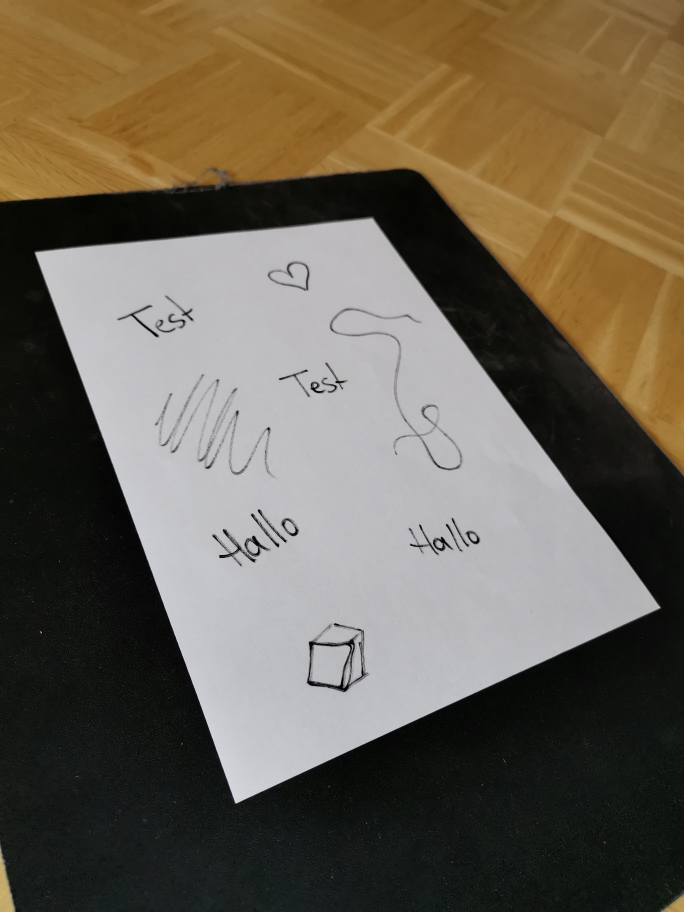
#> input picture src/images/doc2.jpg, 2736 x 3648 px, found by its file name (shown at 1/4 size)
$ python scanner_example.py
#> lines starting #> are read from the running program, lines starting #| are printed output that depends on the picture; after the words box and inside, x2 and y2 are one past the last pixel; in counts of white or black regions, pixels touching at a corner belong together
import cv2
from cv2 import imshow
from cv2 import imwrite
import os
import numpy as np
from imutils.perspective import four_point_transformpytho
print(cv2.__version__)

img_path = os.path.join("src","images","doc2.jpg")
concat_path = os.path.join("src","images","solution","concat.jpg")
solution_path = os.path.join("src","images","solution","solution.jpg")
green = (0, 255, 0)

height = 800
width = int(np.floor(height*(1/np.sqrt(2))))

img = cv2.imread(img_path)
#> img is the input picture: shape (3648, 2736, 3); mean B, G, R 82.9, 97.8, 106.8
img = cv2.resize(img, (width, height))
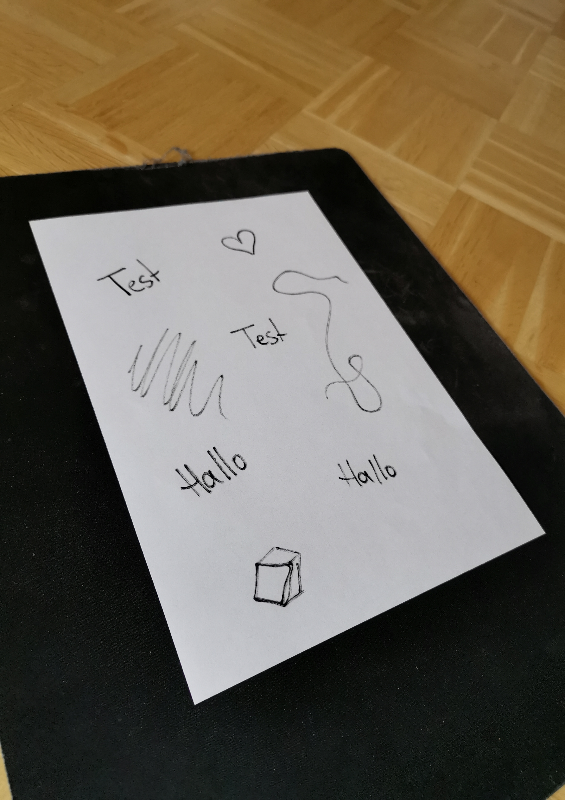
#> img: shape (800, 565, 3); mean B, G, R 82.8, 97.6, 106.7
gray = cv2.cvtColor(img,cv2.COLOR_BGR2GRAY)
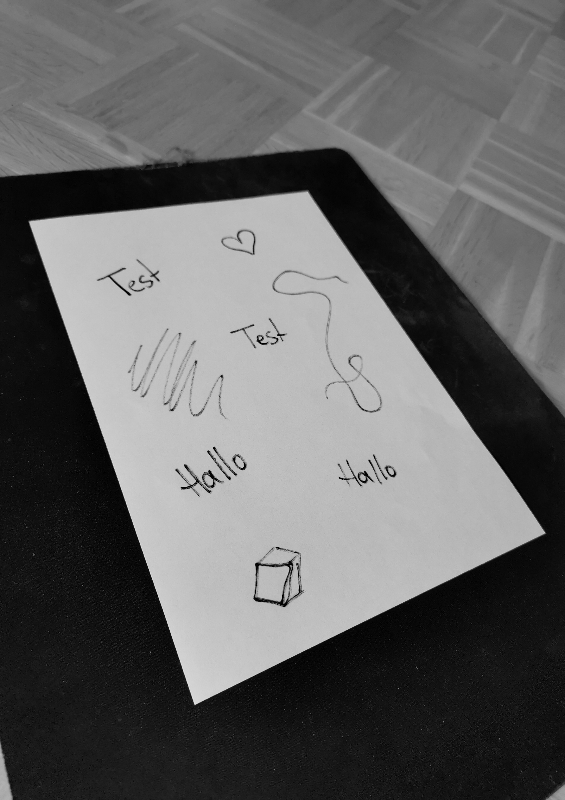
#> gray: shape (800, 565); min 0, max 222, mean 98.7
blur = cv2.GaussianBlur(gray,(5,5),0)
edge = cv2.Canny(blur,75,200)
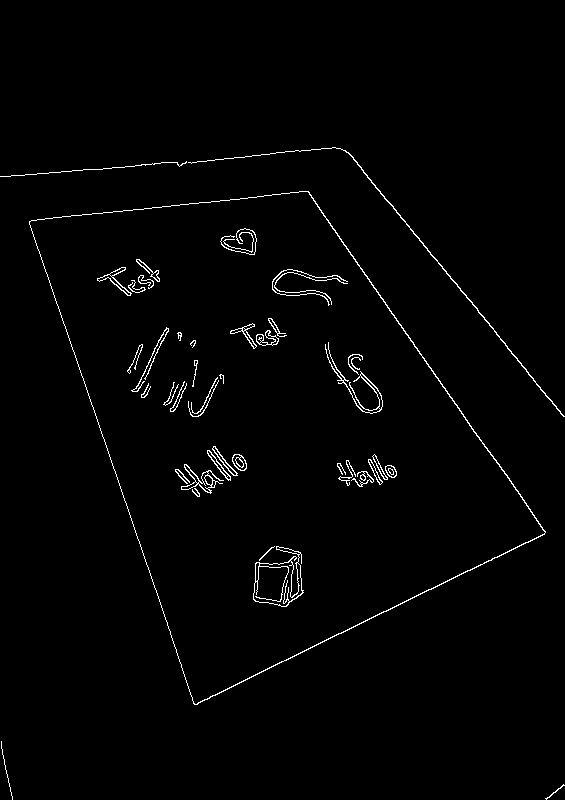
#> edge: shape (800, 565); 1.5% white in thin lines or dots, all inside (x1, y1, x2, y2) = (0, 147, 565, 800)

contours, _ = cv2.findContours(edge,cv2.RETR_LIST, cv2.CHAIN_APPROX_SIMPLE)
#> contours = 80 contours, 33 with area under 20; largest, box (x1, y1, x2, y2) and area: (29, 191, 546, 705) 150416, (29, 191, 546, 705) 150012, (253, 546, 304, 607) 1716, (253, 560, 303, 607) 1538, (181, 464, 224, 494) 347
contours = sorted(contours, key=cv2.contourArea, reverse=True)

for c in contours:
    peri = cv2.arcLength(c, True)
    approx = cv2.approxPolyDP(c, 0.05 * peri, True)

    if len(approx) == 4:
        doc_cnts = approx
        break
#> this loop made 1 pass
#> (peri, doc_cnts) on pass 1: (1704.8, [[308, 191], [29, 221], [194, 704], [545, 532]])

#> (the run stopped early here; a loop or call above may not have finished)

$ run again, with assignment1/images/doc1.jpg copied over src/images/doc2.jpg
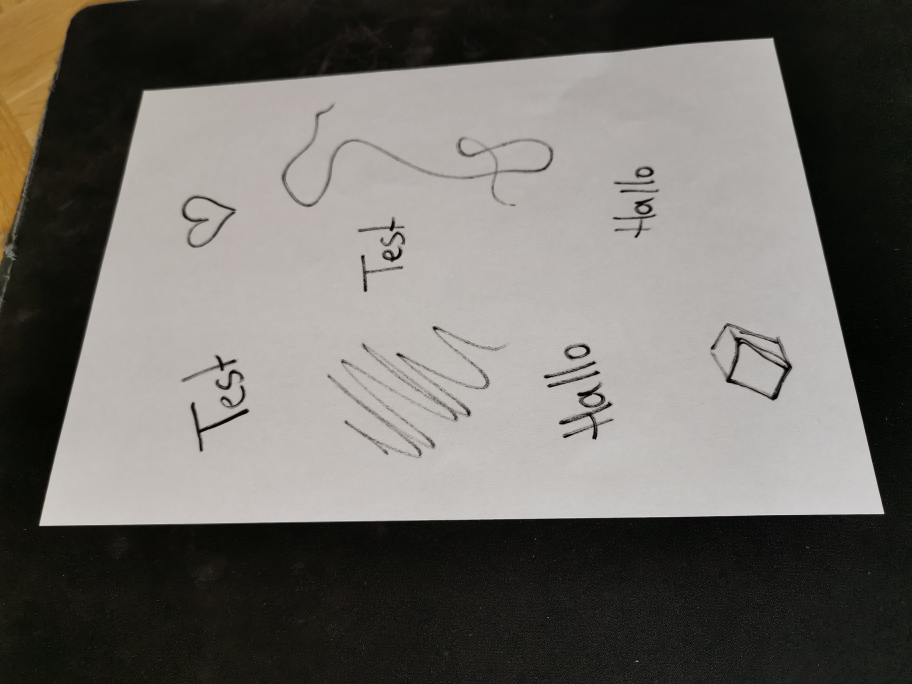
#> input picture assignment1/images/doc1.jpg, 3648 x 2736 px, found by its file name (shown at 1/4 size)
#> img is the input picture: shape (2736, 3648, 3); mean B, G, R 102.4, 107.3, 110.3
#> img: shape (800, 565, 3)
#> `blur = cv2.GaussianBlur(gray,(5,5),0)`:
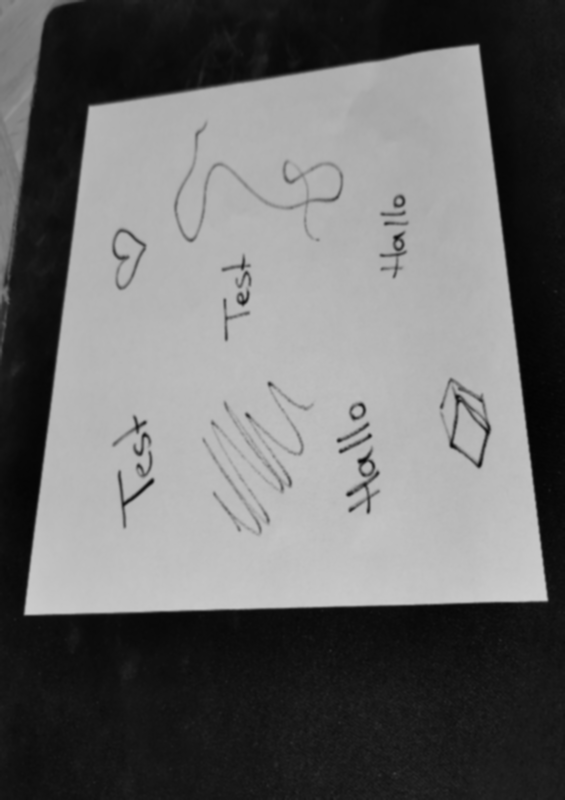
#> blur: shape (800, 565); min 3, max 206, mean 107.5
#> `edge = cv2.Canny(blur,75,200)`:
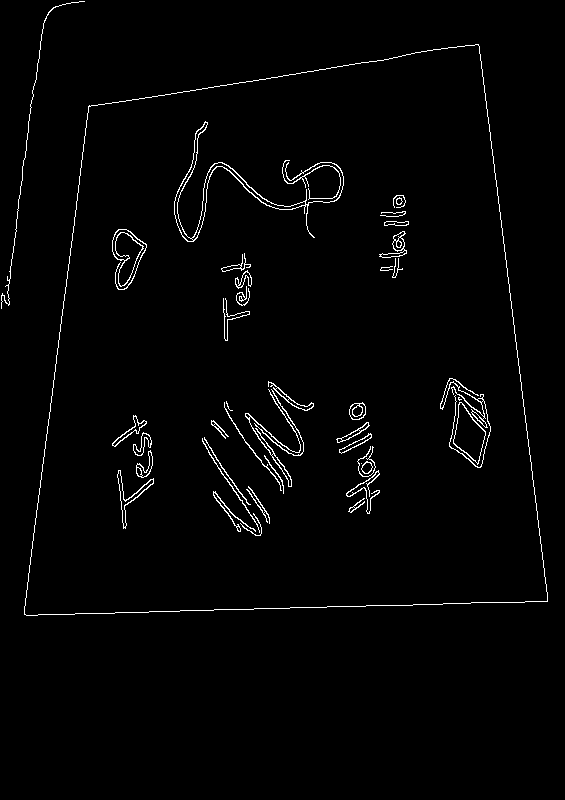
#> edge: shape (800, 565); 1.8% white in thin lines or dots, all inside (x1, y1, x2, y2) = (1, 1, 548, 616)
#> contours = 80 contours, 20 with area under 20; largest, box (x1, y1, x2, y2) and area: (24, 44, 548, 616) 243692, (24, 44, 548, 616) 243689, (174, 121, 344, 242) 1162, (453, 402, 486, 465) 1094, (453, 402, 486, 464) 1050
#> the loop `for c in contours:` made 1 pass
#> (peri, doc_cnts) on pass 1: (2065.8, [[478, 44], [88, 106], [24, 614], [547, 601]])

$ run again, with assignment1/images/doc3.jpg copied over src/images/doc2.jpg
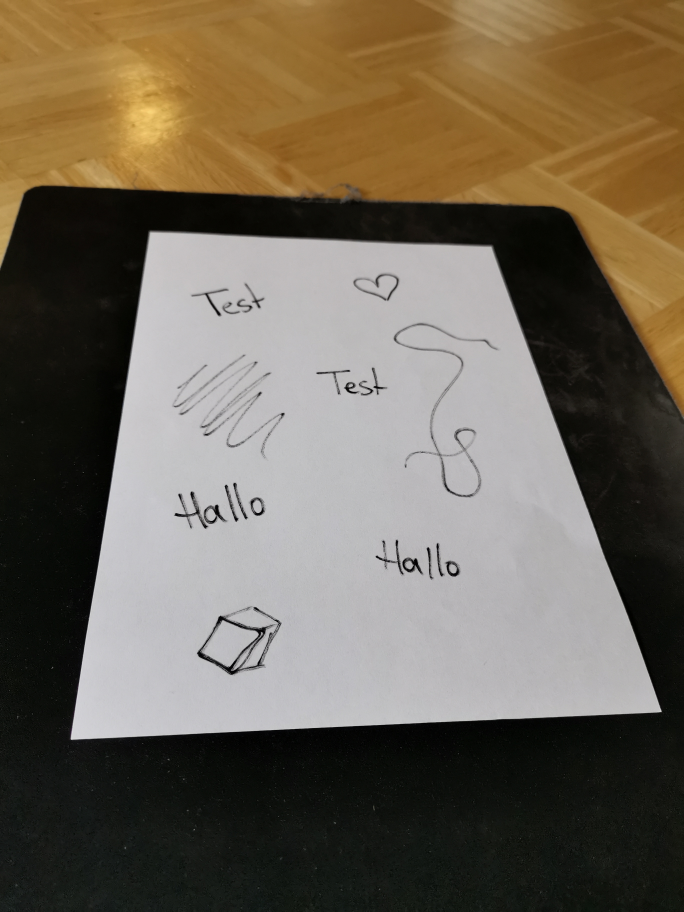
#> input picture assignment1/images/doc3.jpg, 2736 x 3648 px, found by its file name (shown at 1/4 size)
#> img is the input picture: shape (3648, 2736, 3); mean B, G, R 86, 101, 110.7
#> img: shape (800, 565, 3)
#> `gray = cv2.cvtColor(img,cv2.COLOR_BGR2GRAY)`:
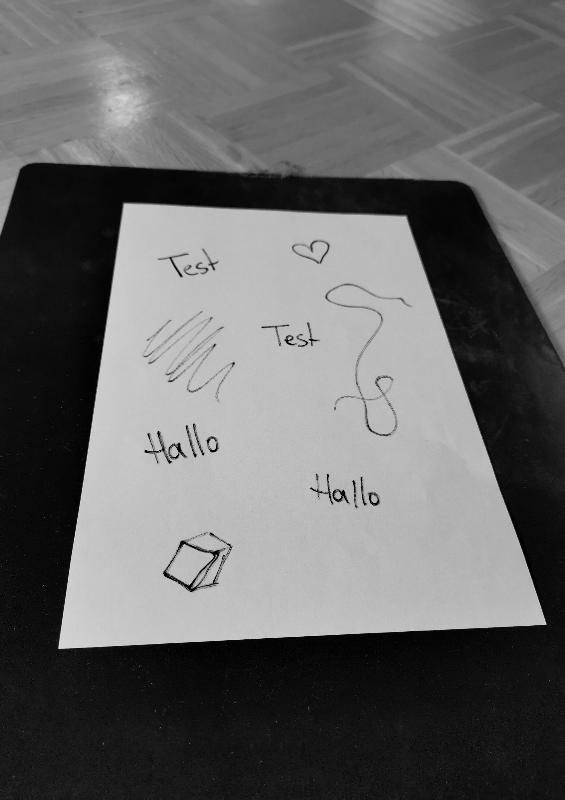
#> gray: shape (800, 565); min 0, max 221, mean 102.1
#> `edge = cv2.Canny(blur,75,200)`:
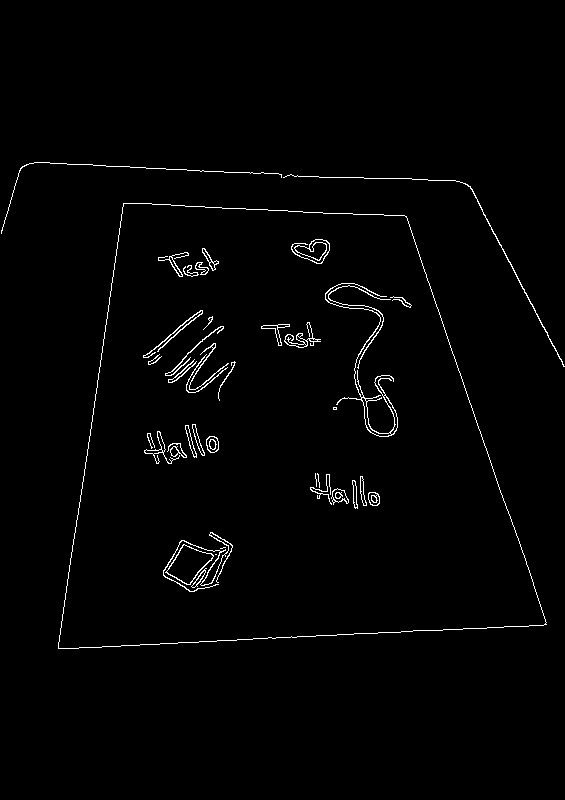
#> edge: shape (800, 565); 1.5% white in thin lines or dots, all inside (x1, y1, x2, y2) = (1, 162, 565, 649)
#> contours = 75 contours, 20 with area under 20; largest, box (x1, y1, x2, y2) and area: (58, 203, 547, 649) 164842, (58, 203, 547, 649) 164840, (165, 544, 214, 585) 1012, (166, 544, 214, 585) 958, (325, 283, 398, 437) 396
#> the loop `for c in contours:` made 1 pass
#> (peri, doc_cnts) on pass 1: (1726.7, [[123, 203], [58, 648], [546, 624], [406, 216]])

$ run again, with assignment1/images/doc4.jpg copied over src/images/doc2.jpg
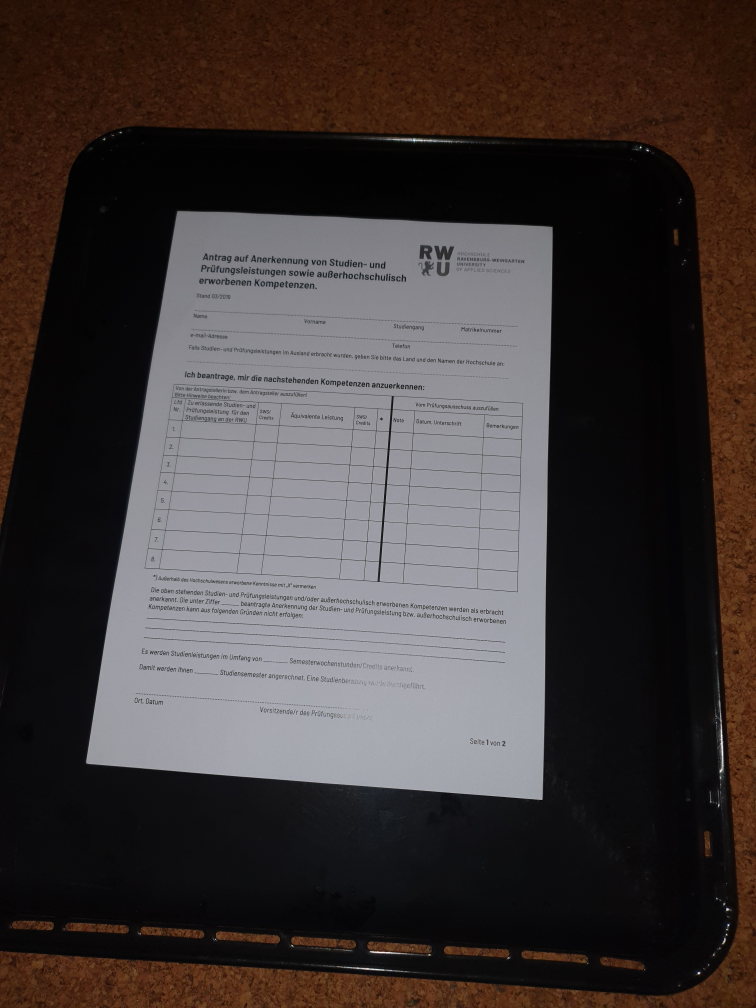
#> input picture assignment1/images/doc4.jpg, 3024 x 4032 px, found by its file name (shown at 1/4 size)
#> img is the input picture: shape (4032, 3024, 3); mean B, G, R 56.3, 57.6, 65.4
#> img: shape (800, 565, 3)
#> `gray = cv2.cvtColor(img,cv2.COLOR_BGR2GRAY)`:
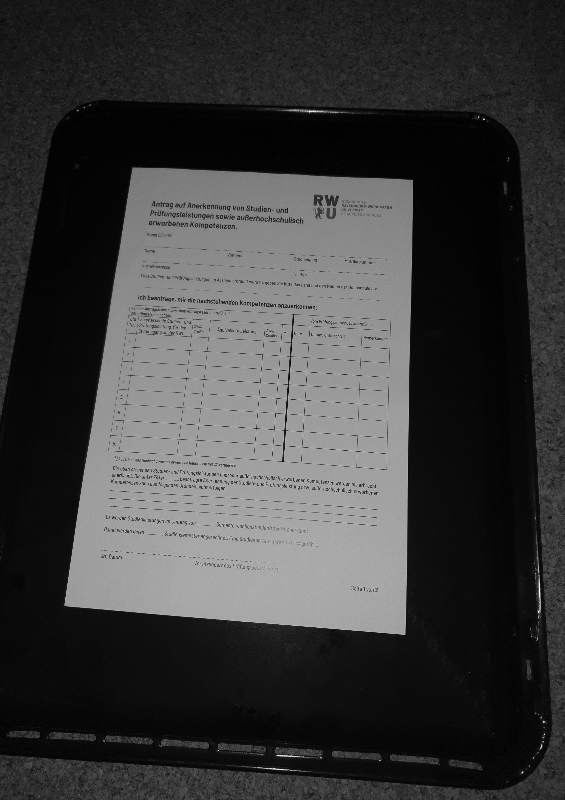
#> gray: shape (800, 565); min 0, max 255, mean 59.7
#> `edge = cv2.Canny(blur,75,200)`:
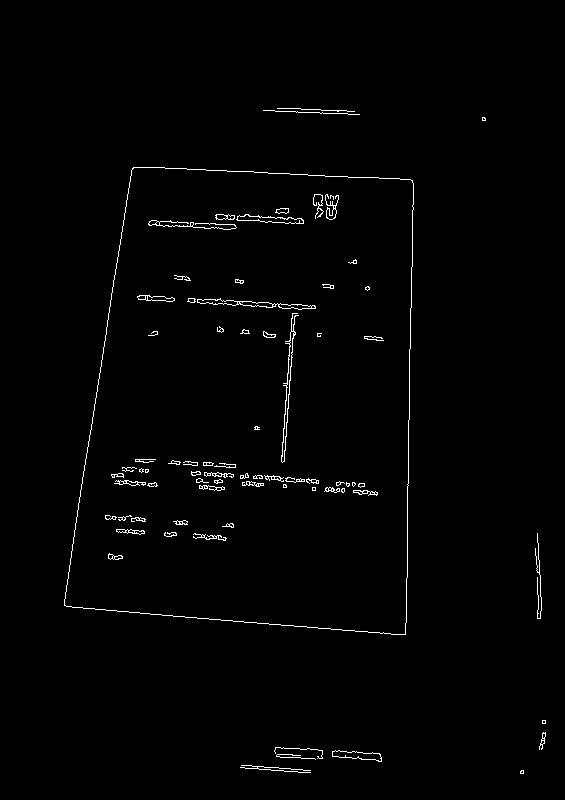
#> edge: shape (800, 565); 1.2% white in thin lines or dots, all inside (x1, y1, x2, y2) = (64, 108, 546, 774)
#> contours = 189 contours, 131 with area under 20; largest, box (x1, y1, x2, y2) and area: (64, 167, 414, 635) 140384, (64, 167, 414, 635) 140381, (197, 298, 316, 310) 416, (281, 313, 299, 463) 368, (281, 331, 295, 463) 331
#> the loop `for c in contours:` made 1 pass
#> (peri, doc_cnts) on pass 1: (1564.2, [[133, 167], [64, 605], [405, 634], [412, 180]])
